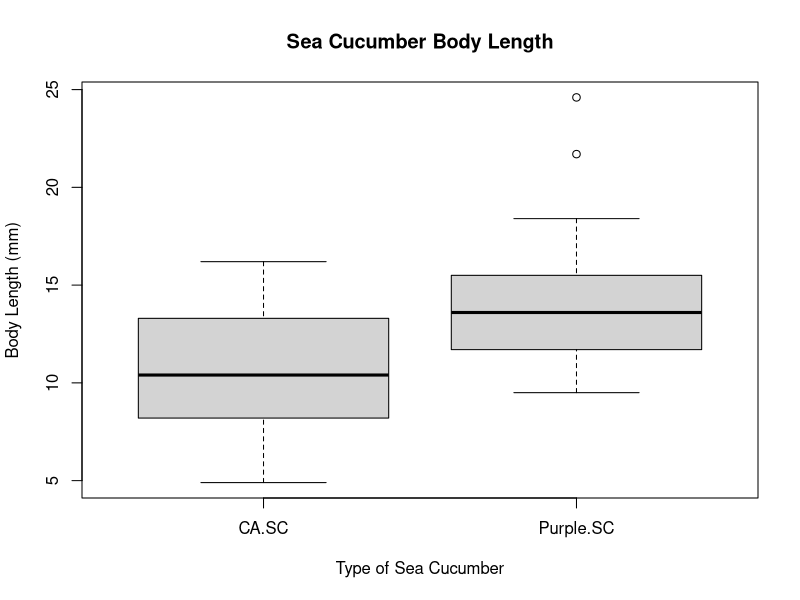
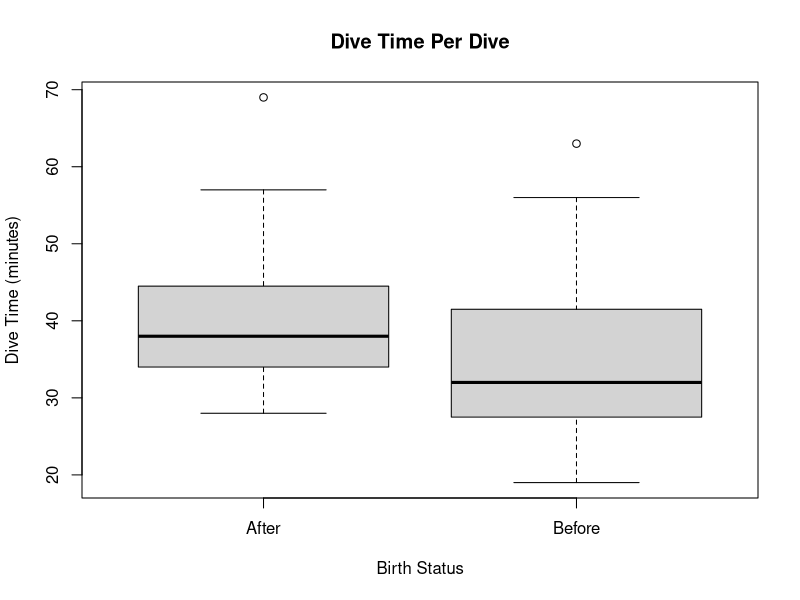
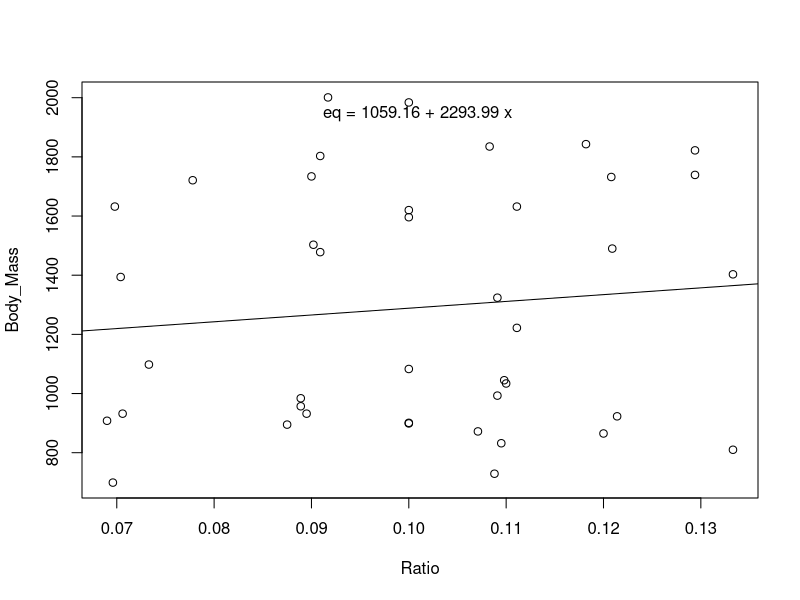

Reproduce these figures in R, in order.
#Lab 1: Statsitics - Answers
#Author: Kevin Wong 

#-------------------------------------------------------------------------------------------------------
# Question 1: 

## H0: There is no relationship between sea cucumber length and species
## HA: There is a relationship between sea cucumber length and species 

SeaCucumber <- read.csv('Lab1_Statistics_R/Data/SeaCucumber_Length.csv', header=T, sep=",")
# Individual Populations
# Purple Sea Cucumber 
PurpleSC <- subset(SeaCucumber, Species=="Purple.SC", select=c(Length, Species))
n.Purple <- length(PurpleSC$Length) #n 
Total.Purple <- sum(PurpleSC$Length) # total (sum X)
Mean.Purple <- mean(PurpleSC$Length) # mean 
CF.Purple <- Total.Purple^2/n.Purple #correction factor
AS.Purple <- sum(PurpleSC$Length^2) #added squares
SS.Purple <- AS.Purple-(Total.Purple^2/n.Purple) #sum of squares

# California Sea Cucumber
California.SC <- subset(SeaCucumber, Species=="CA.SC", select=c(Length, Species))
n.CA <- length(California.SC$Length) #n 
Total.CA <- sum(California.SC$Length) # total (sum X)
Mean.CA <- mean(California.SC$Length) # mean 
CF.CA <- Total.CA^2/n.CA #correction factor
AS.CA <- sum(California.SC$Length^2) #added squares
SS.CA <- AS.CA-(Total.CA^2/n.CA) #sum of squares

# Pooled Statistics
SS.SeaCucumber <- SS.CA + SS.Purple 
df.SeaCucumber <- (n.Purple-1)+(n.CA-1) #degrees of freedom
Var.SeaCucumber <- (SS.CA+SS.Purple)/df.SeaCucumber #pooled variance 
s.SeaCucumber <- sqrt(Var.SeaCucumber) #standard deviation
StEr.SeaCucumber <- s.SeaCucumber*sqrt((1/n.Purple)+(1/n.CA)) #standard error of the difference b/w means
t <- (Mean.Purple-Mean.CA)/StEr.SeaCucumber

#example of what to do in the future instead of hard coding
t.test(PurpleSC$Length,California.SC$Length)

# VISUALIZING DATA
# Boxplot
boxplot(Length~Species,data=SeaCucumber,main="Sea Cucumber Body Length",
        xlab="Type of Sea Cucumber", ylab="Body Length (mm)")
#Click Export > save as PDF or Image.

#-------------------------------------------------------------------------------------------------------
  
# Question 2: 
  
  ## H0: There is no relationship between dive time and birth status
  ## HA: There is a relationship between dive time and birth status
  
  
DiveTime <- read.csv('Lab1_Statistics_R/Data/DiveTime.csv', header=T, sep=",")
# Individual Datasets
# Before Birth 
Before.Birth <- subset(DiveTime, Birth.Status=="Before", select=c(Dive.Time))
n.Before <- length(Before.Birth$Dive.Time) #n 
Total.Before <- sum(Before.Birth$Dive.Time) # total (sum X)
Mean.Before <- mean(Before.Birth$Dive.Time) # mean 
CF.Before <- Total.Before^2/n.Before #correction factor
AS.Before <- sum(Before.Birth$Dive.Time^2) #added squares
SS.Before <- AS.Before-(Total.Before^2/n.Before) #sum of squares
# After Birth 
After.Birth <- subset(DiveTime, Birth.Status=="After", select=c(Dive.Time))
n.After <- length(After.Birth$Dive.Time) #n 
Total.After <- sum(After.Birth$Dive.Time) # total (sum X)
Mean.After <- mean(After.Birth$Dive.Time) # mean 
CF.After <- Total.After^2/n.After #correction factor
AS.After <- sum(After.Birth$Dive.Time^2) #added squares
SS.After <- AS.After-(Total.After^2/n.After) #sum of squares

# Pooled Statistics
SS.DiveTime <- SS.Before + SS.After 
df.DiveTime <- (n.Before-1)+(n.After-1) #degrees of freedom
Var.DiveTime <- (SS.Before+SS.After)/df.DiveTime #pooled variance 
s.DiveTime <- sqrt(Var.DiveTime) #standard deviation
StEr.DiveTime <- s.DiveTime*sqrt((1/n.Before)+(1/n.After)) #standard error of the difference b/w means
t <- (Mean.After-Mean.Before)/StEr.DiveTime
#example of what to do in the future instead of hard coding
t.test(Before.Birth$Dive.Time,After.Birth$Dive.Time)

# Boxplot
boxplot(Dive.Time~Birth.Status,data=DiveTime,main="Dive Time Per Dive",
        xlab="Birth Status", ylab="Dive Time (minutes)")
#Click Export > save as PDF or Image.

#-------------------------------------------------------------------------------------------------------

# Question 3: 

## H0: There is no relationship between ratio and body mass
## HA: There is a relationship between ratio and body mass


DeepSea_Squid <- read.csv('Lab1_Statistics_R/Data/DeepSea_Squid.csv', header=T, sep=",")
model <-lm(Body_Mass ~ Ratio, data=DeepSea_Squid) #runs a linear regression of Body_Mass as a function of Ratio
coe <- coef(model) #extracts the coeffecients
R2 <-summary(model)$r.squared
plot(Body_Mass ~ Ratio, data=DeepSea_Squid)
abline(lm(Body_Mass ~ Ratio, data=DeepSea_Squid))
summary(model)
## rounded coefficients for better output
cf <- round(coef(model), 2) 
cf # printing the intercept and ratio (slope) into console
## sign check to avoid having plus followed by minus for negative coefficients
eq <- paste0("eq = ", cf[1],
             ifelse(sign(cf[2])==1, " + ", " - "), abs(cf[2]), " x ")

## printing of the equation
mtext(eq, 3, line=-2)
